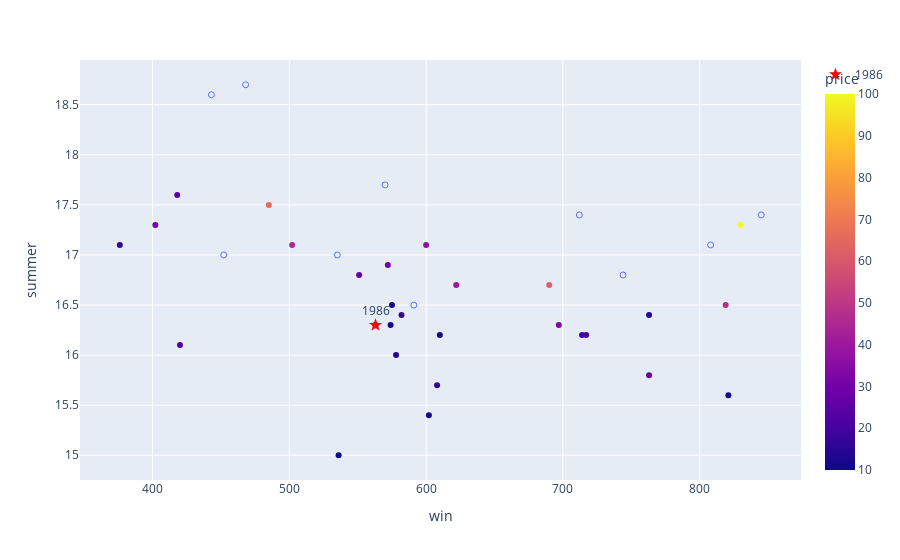

Notebook source saved alongside this figure:
### Markdown cell above
## Visualizing the Data

### Code cell
import plotly.express as px
import plotly.graph_objects as go

fig1 = px.scatter(df[~df["price"].isnull()], 
                  x="win", y="summer", color="price")

fig2 = px.scatter(df[df["price"].isnull()], 
                  x="win", y="summer", symbol_sequence=["circle-open"])

# set dataframe for hightlight (transpose the dataframe)
df_highlight = pd.DataFrame(df.loc[1986]).T

# add highlight to fig2
fig2.add_scatter(x=df_highlight['win'], 
                 y=df_highlight['summer'], 
                 mode='markers+text', 
                 marker=dict(size=10, color='red', symbol='star'),
                 text=["1986"],
                 textposition="top center",
                 name='1986')

go.Figure(data=fig1.data + fig2.data, layout=fig1.layout)

### Figure 1 — Plotly figure (JSON) as saved in the notebook; plotly's stock layout.template omitted (floating-point values rounded to 4 significant figures)
{"data": [{"hovertemplate": "win=%{x}<br>summer=%{y}<br>price=%{marker.color}<extra></extra>", "legendgroup": "", "marker": {"color": [37.0, 63.0, 45.0, 22.0, 18.0, 66.0, 14.0, 100.0, 33.0, 17.0, 31.0, 11.0, 47.0, 19.0, 11.0, 12.0, 40.0, 27.0, 10.0, 16.0, 11.0, 30.0, 25.0, 11.0, 27.0, 21.0, 14.0], "coloraxis": "coloraxis", "symbol": "circle"}, "mode": "markers", "name": "", "orientation": "v", "showlegend": false, "type": "scatter", "x": [600, 690, 502, 420, 582, 485, 763, 830, 697, 608, 402, 602, 819, 714, 610, 575, 622, 551, 536, 376, 574, 572, 418, 821, 763, 717, 578], "xaxis": "x", "y": [17.1, 16.7, 17.1, 16.1, 16.4, 17.5, 16.4, 17.3, 16.3, 15.7, 17.3, 15.4, 16.5, 16.2, 16.2, 16.5, 16.7, 16.8, 15.0, 17.1, 16.3, 16.9, 17.6, 15.6, 15.8, 16.2, 16.0], "yaxis": "y"}, {"hovertemplate": "win=%{x}<br>summer=%{y}<extra></extra>", "legendgroup": "", "marker": {"color": "#636efa", "symbol": "circle-open"}, "mode": "markers", "name": "", "orientation": "v", "showlegend": false, "type": "scatter", "x": [535, 712, 845, 591, 744, 563, 452, 808, 443, 468, 570], "xaxis": "x", "y": [17.0, 17.4, 17.4, 16.5, 16.8, 16.3, 17.0, 17.1, 18.6, 18.7, 17.7], "yaxis": "y"}, {"marker": {"color": "red", "size": 10, "symbol": "star"}, "mode": "markers+text", "name": "1986", "text": ["1986"], "textposition": "top center", "type": "scatter", "x": [563.0], "y": [16.3]}], "layout": {"coloraxis": {"colorbar": {"title": {"text": "price"}}, "colorscale": [[0, "#0d0887"], [0.1111, "#46039f"], [0.2222, "#7201a8"], [0.3333, "#9c179e"], [0.4444, "#bd3786"], [0.5556, "#d8576b"], [0.6667, "#ed7953"], [0.7778, "#fb9f3a"], [0.8889, "#fdca26"], [1, "#f0f921"]]}, "legend": {"tracegroupgap": 0}, "margin": {"t": 60}, "xaxis": {"anchor": "y", "domain": [0, 1], "title": {"text": "win"}}, "yaxis": {"anchor": "x", "domain": [0, 1], "title": {"text": "summer"}}}}
